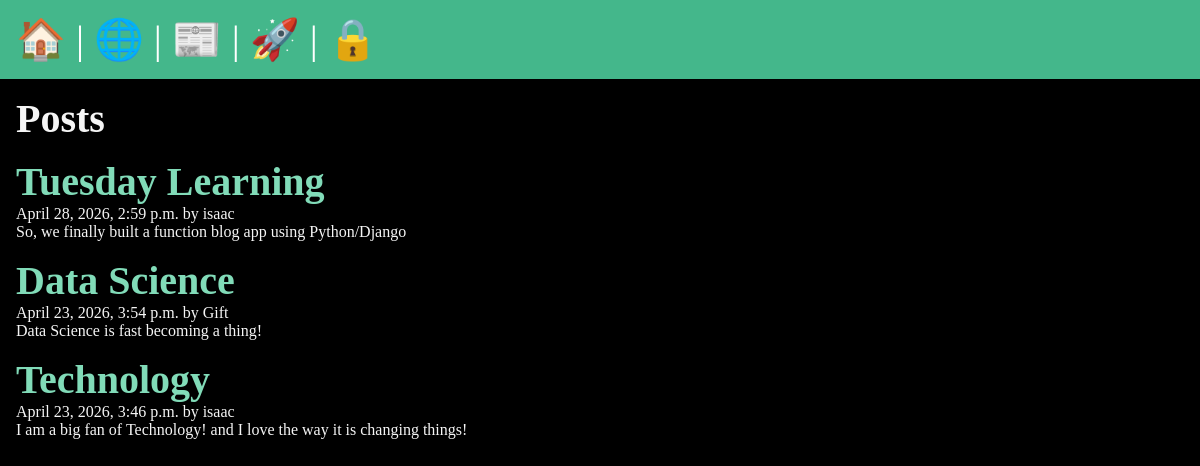
/posts/, run on the app's committed database.
### posts/models.py (models this page shows, shortened)
class Post(models.Model):
    title = models.CharField(max_length=75)
    body = models.TextField()
    slug = models.SlugField()
    date = models.DateTimeField(auto_now_add=True)
    banner = models.ImageField(default='fallback.png', blank=True)
    author = models.ForeignKey(User, on_delete=models.CASCADE, null=True, blank=True)

### posts/views.py (the view)
# urls.py: path('', views.posts_list, name='list'),
def posts_list(request):
    posts = Post.objects.all().order_by('-date')
    return render(request, 'posts/posts_list.html', {'posts' : posts})

### posts/templates/posts/posts_list.html (shortened to what this page needs)
{% extends 'layout.html' %}
{% block content %}
    <section>
     <h1>Posts</h1>
     {% for post in posts %}
        <article class="post">
            <h2>
                <a href="{% url 'posts:page' slug=post.slug %}">
                {{ post.title }}
                </a>
            </h2>
            <p>{{post.date}} by {{post.author}}</p>
            <p>{{post.body}}</p>
        </article>
     {% endfor %}
     </section>
{% endblock %}

### templates/layout.html (shortened to what this page needs)
<!DOCTYPE html>
{% load static %}
<html lang="en">
<head>
    <link rel="stylesheet" href="{% static 'css/style.css' %}">
</head>
<body>
    <nav>
        <a href="/"><span role="img" aria-label="Home" title="Home">🏠</span></a> |
        <a href="/about"><span role="img" aria-label="About" title="About">🌐</span></a> |
        <a href="{% url 'posts:list' %}"><span role="img" aria-label="Posts" title="Posts">📰</span></a> |
        {% if user.is_authenticated %}
        <a href="{% url 'posts:new-post' %}"><span role="img" aria-label="New Post" title="New Post">🆕</span></a> |
        <form class="logout" action="{% url 'users:logout' %}" method="post">
            {% csrf_token %}
            <button class="logout-button" aria-label="User Logout" title="User Logout">👋</button>
        </form>
        {% else %}
            <a href="{% url 'users:register' %}"><span role="img" aria-label="User Registration" title="User Registration">🚀</span></a> |
            <a href="{% url 'users:login' %}"><span role="img" aria-label="User Login" title="User Login">🔒</span></a>
        {% endif %}
    </nav>
    <main>
        {% block content %}
        {% endblock %}
    </main>
</body>
</html>

### static/css/style.css (style rules this page uses)
* { margin: 0; padding: 0; box-sizing: border-box; }
body { min-height: 100vh; background-color: black; color: whitesmoke; font-size: 3rem; }
nav { padding: 1rem; background-color: #44B78B; color: white; font-size: 2.5rem; }
main { padding: 1rem; }
section { display: flex; flex-flow: column; gap: 1rem; }
h1, h2 { font-size: 2.5rem; }
p { font-size: 1rem; }
a { text-decoration: none; color: #81dbb8; }

### data on the page
Post: title "Tuesday Learning", date "April 28, 2026, 2:59 p.m.", author "isaac", body "So, we finally built a function blog app using Python/Django"
Post: title "Data Science", date "April 23, 2026, 3:54 p.m.", author "Gift", body "Data Science is fast becoming a thing!"
Post: title "Technology", date "April 23, 2026, 3:46 p.m.", author "isaac", body "I am a big fan of Technology! and I love the way it is changing things!"
